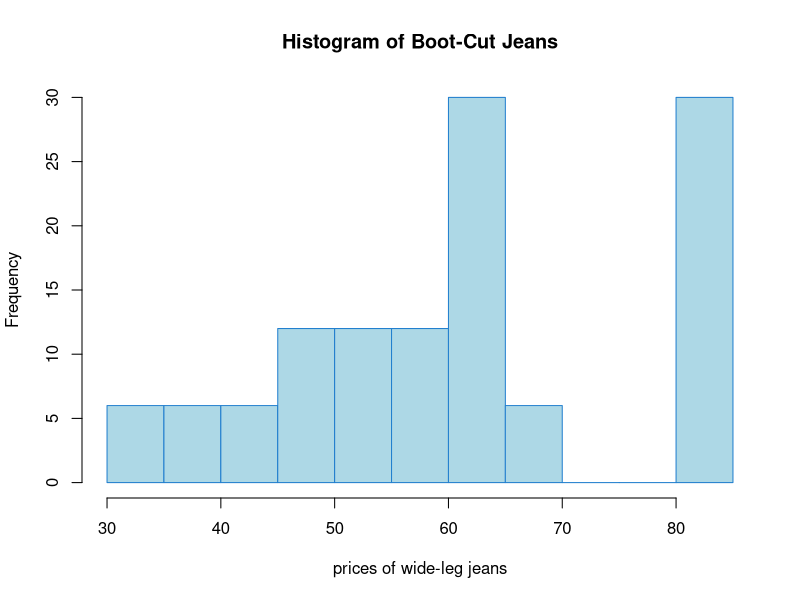
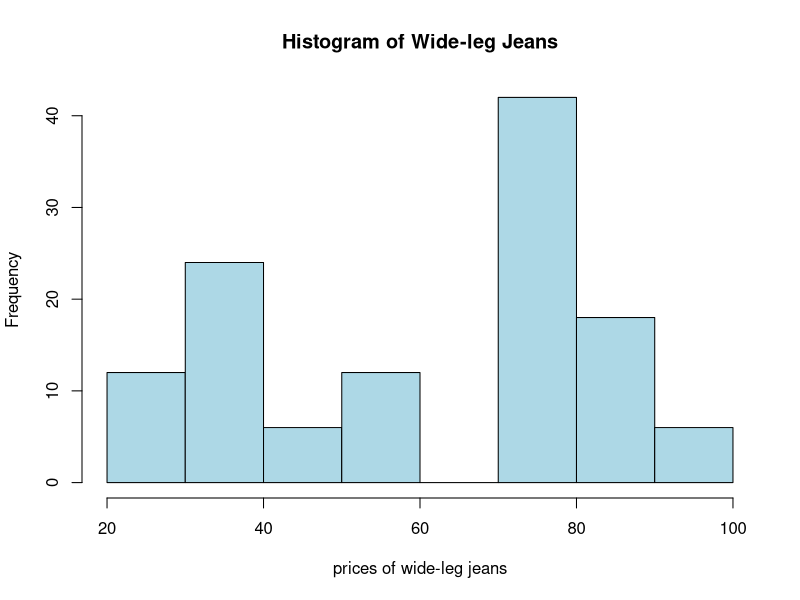
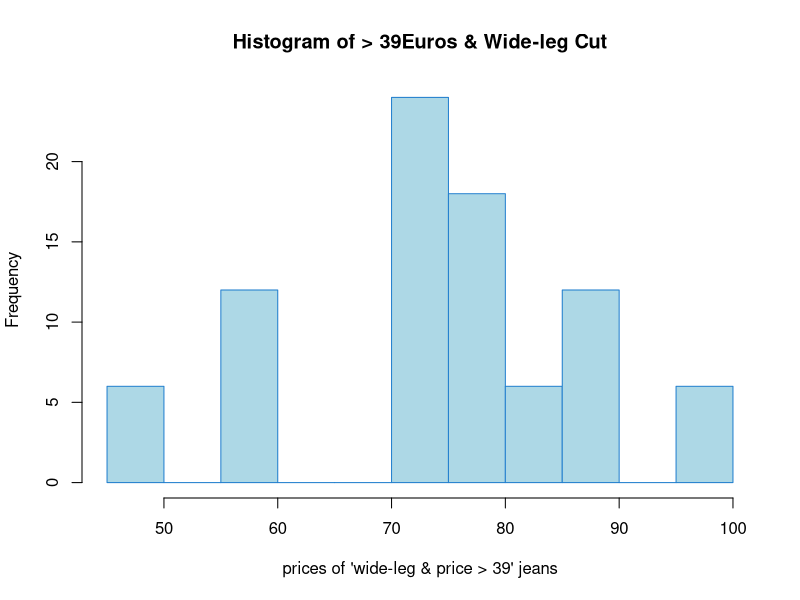
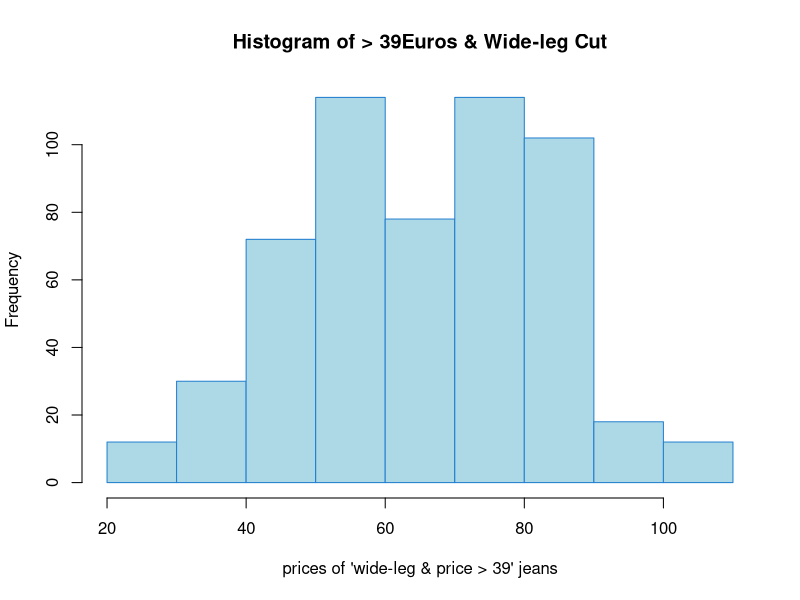

These figures' R source, in order:
## ---- chunk 1
# Create a vector
my_vector = c(10, 20, 30, 40, 50)

# Access the first element
element_1 = my_vector[1]
print(element_1)  # Output: 10

# Access the third element
element_3 = my_vector[3]
print(element_3)  # Output: 30

## ---- chunk 2
# Access the first three elements
elements_1_to_3 = my_vector[1:3]
print(elements_1_to_3)  # Output: 10 20 30
## ---- chunk 3
# Create a matrix
my_matrix = matrix(1:9, nrow = 3, ncol = 3)

# Access the element in the second row and third column
element_2_3 = my_matrix[2, 3]
print(element_2_3)  # Output: 6
## ---- chunk 4
# Access the second row
row_2 = my_matrix[2, ]
print(row_2)  # Output: 4 5 6

# Access the first column
col_1 = my_matrix[, 1]
print(col_1)  # Output: 1 2 3

## ---- chunk 5
# Create a data frame
my_dataframe = data.frame(
  ItemType = rep(c("jeans"), 100),
  Price = round(rnorm(100, 60, 20), digits = 0),
  Cut = rep(c("boot", "7/8", "skinny", "wide leg", "boyfriend"), 120)
)

# get a glimpse of the data
head(my_dataframe)

# Access the second row
row_2 = my_dataframe[2, ]
print(row_2)


# Access the entire first column
col_2 = my_dataframe[ ,2]
col_2[1:50]


# Access the 'Age' column using column name
allCuts = my_dataframe$Cut
allCuts[1:20]  # Output: 25 30 22

# get the type of the Item Type 
typeof(allCuts)

# get the categories within Item Type
levels(allCuts) # returns NUll....why?

# turn the variable into factor 
my_dataframe$Cut = factor(my_dataframe$Cut)


# get the categories within Item Type
levels(my_dataframe$Cut)
## ---- chunk 6
condition_boot = my_dataframe$Cut == "boot"

my_dataframe_boot = my_dataframe[condition_boot,]

#get a glimpse of the new dataframe using the head(). Use the ? mark to learn about the function head (or any other function)
head(my_dataframe_boot, n = 20) # n stands for the number of top observations you wish to see out of the dataframe 


# bonus...lets see the distribution of the prices of boot cuts 
hist(my_dataframe[condition_boot, 2],
      col = "lightblue", border = "#227FCE",
     main = paste("Histogram of Boot-Cut Jeans"),
     xlab = "prices of wide-leg jeans")
## ---- chunk 7
# bonus...lets see the distribution of the prices of wide leg cuts looks similar....
condition_wide = my_dataframe$Cut == "wide leg"

hist(my_dataframe[condition_wide, 2],
     col = "lightblue", border = "black",
     main = paste("Histogram of Wide-leg Jeans"),
     xlab = "prices of wide-leg jeans"
     )
## ---- chunk 8
# condition that will select both wide cuts and those that cost more than 59Euro
condition_wide_39 = my_dataframe$Cut == "wide leg" & my_dataframe$Price > 39
head(condition_wide_39)

data_wide_39 = my_dataframe[condition_wide_39,]

hist(data_wide_39[,2],
     col = "lightblue", border = "#227FCE",
     main = paste("Histogram of > 39Euros & Wide-leg Cut"),
     xlab = "prices of 'wide-leg & price > 39' jeans"
     )
## ---- chunk 9
# condition that will select both wide cuts and those that cost more than 59Euro
condition_wide_or_39 = my_dataframe$Cut == "wide leg" | my_dataframe$Price > 39
head(condition_wide_or_39)

data_wide_or_39 = my_dataframe[condition_wide_or_39,]

hist(data_wide_or_39[,2],
     col = "lightblue", border = "#227FCE",
     main = paste("Histogram of > 39Euros & Wide-leg Cut"),
     xlab = "prices of 'wide-leg & price > 39' jeans"
     )
## ---- chunk 10
# Access the element in the second row and third column
element = my_dataframe[2, 3]
print(element)

## ---- chunk 11
# Extend the dataframe
my_dataframe$Brand = rep(c("expensive","top", "middle", "affordable", "cheap"), 120)

# Extract the entire second row
dataframe_first10rows = my_dataframe[1:10, ]
print(dataframe_first10rows)
## ---- chunk 12
# Define condition
condition_brandCategory = my_dataframe$Brand == "affordable"

# filter according to this condition
filtered_cat = my_dataframe[condition_brandCategory,]

# print the filtered dataset
print(filtered_cat)

# create a histogram
#hist(filtered_cat$Price)
## ---- chunk 13
# Define condition
condition_brand_price = my_dataframe$Brand == "affordable" & my_dataframe$Price < 30

# filter according to this condition
filtered_ctgs = my_dataframe[condition_brand_price,]

# print the filtered dataset
print(filtered_ctgs)

# create a histogram
# hist(filtered_ctgs$Price)
## ---- chunk 14
# Extend the data frame with 'item ID' column
my_dataframe$ID <- c(1:600)

# take a plimse of the data with the head() function

head(my_dataframe)

# Select only the ID 1-100
id_1_100 <- my_dataframe[1:100, ]
id_1_100 <- my_dataframe[1:100, ]

print(id_1_100)
